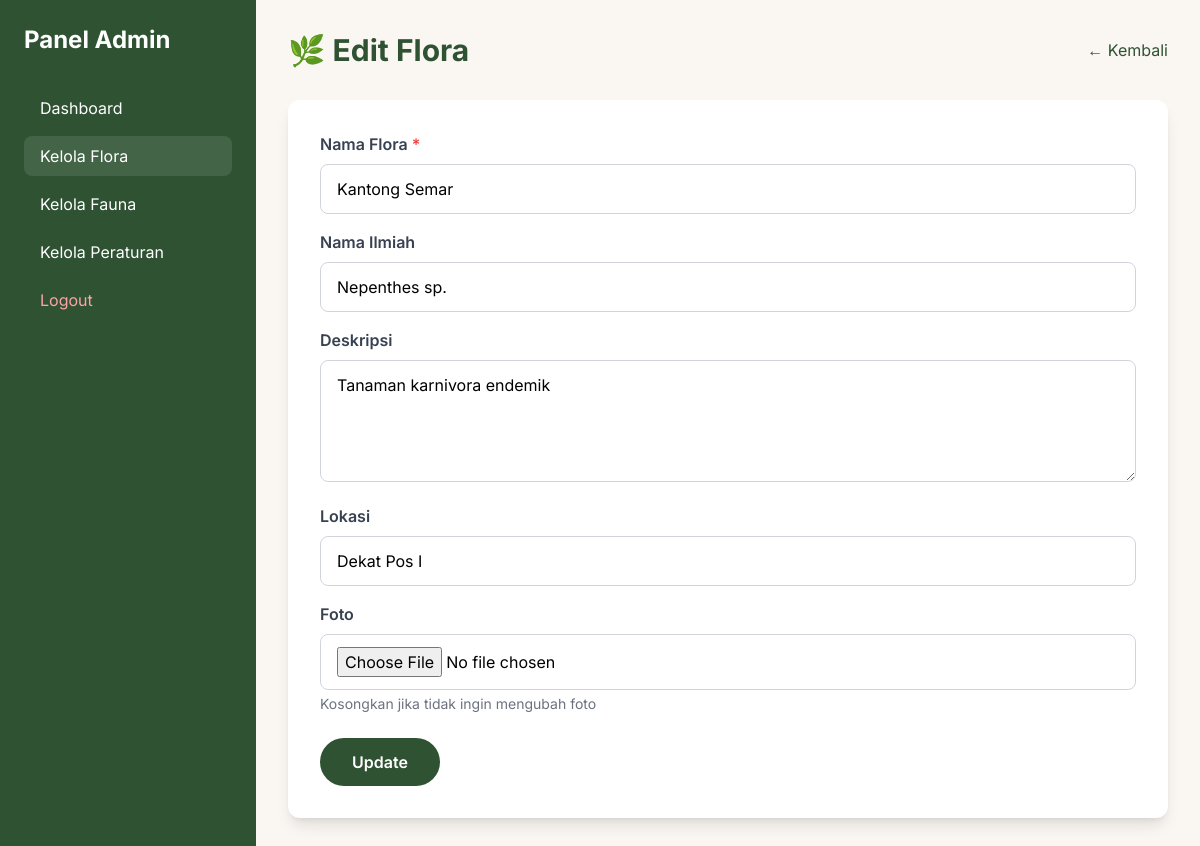
Screenshot of /admin/flora/edit.php?id=1 (signed in) with the database file from the repository.
### tables this page shows
CREATE TABLE `flora` (
  `id` int(11) NOT NULL,
  `nama` varchar(100) NOT NULL,
  `nama_ilmiah` varchar(100) DEFAULT NULL,
  `deskripsi` text DEFAULT NULL,
  `foto` varchar(255) DEFAULT NULL,
  `lokasi` varchar(100) DEFAULT NULL,
  `created_at` timestamp NOT NULL DEFAULT current_timestamp(),
  `updated_at` timestamp NOT NULL DEFAULT current_timestamp() ON UPDATE current_timestamp()
);

### includes/functions.php (called while the page is built, shortened)
<?php
require_once __DIR__ . '/config.php';
function getFloraById($id) {
    global $pdo;
    $stmt = $pdo->prepare("SELECT * FROM flora WHERE id = ?");
    $stmt->execute([$id]);
    return $stmt->fetch();
}

### admin/flora/edit.php (the view, shortened to what this page needs)
<?php
require_once __DIR__ . '/../../includes/config.php';
require_once __DIR__ . '/../../includes/functions.php';
$id = isset($_GET['id']) ? (int)$_GET['id'] : 0;
$flora = getFloraById($id);
?>
<!DOCTYPE html>
<html lang="id">
<head>
    <script src="https://cdn.tailwindcss.com"></script>
</head>
<body class="bg-[#FAF7F2]">
<div class="flex h-screen">
    <div class="w-64 bg-[#2F5233] text-white p-6">
        <h2 class="text-2xl font-bold mb-8">Panel Admin</h2>
        <nav class="space-y-2">
            <a href="../dashboard.php" class="block py-2 px-4 hover:bg-white/20 rounded-lg transition duration-300">Dashboard</a>
            <a href="index.php" class="block py-2 px-4 bg-white/10 rounded-lg hover:bg-white/20 transition duration-300">Kelola Flora</a>
            <a href="../fauna/index.php" class="block py-2 px-4 hover:bg-white/20 rounded-lg transition duration-300">Kelola Fauna</a>
            <a href="../peraturan/index.php" class="block py-2 px-4 hover:bg-white/20 rounded-lg transition duration-300">Kelola Peraturan</a>
            <a href="../logout.php" class="block py-2 px-4 hover:bg-white/20 rounded-lg transition duration-300 text-red-300">Logout</a>
        </nav>
    </div>
    <div class="flex-1 overflow-y-auto">
        <div class="p-8">
            <div class="flex justify-between items-center mb-8">
                <h1 class="text-3xl font-bold text-[#2F5233]">🌿 Edit Flora</h1>
                <a href="index.php" class="text-[#2F5233] hover:text-[#4A7A4E] transition duration-300">← Kembali</a>
            </div>
            <form method="POST" action="" enctype="multipart/form-data" class="bg-white rounded-xl shadow-lg p-8">
                <div class="mb-4">
                    <label class="block text-gray-700 font-semibold mb-2">Nama Flora <span class="text-red-500">*</span></label>
                    <input type="text" name="nama" value="<?= htmlspecialchars($flora['nama']) ?>" class="w-full px-4 py-3 rounded-lg border border-gray-300 focus:border-[#2F5233] focus:outline-none focus:ring-2 focus:ring-[#2F5233]" required>
                </div>
                <div class="mb-4">
                    <label class="block text-gray-700 font-semibold mb-2">Nama Ilmiah</label>
                    <input type="text" name="nama_ilmiah" value="<?= htmlspecialchars($flora['nama_ilmiah']) ?>" class="w-full px-4 py-3 rounded-lg border border-gray-300 focus:border-[#2F5233] focus:outline-none focus:ring-2 focus:ring-[#2F5233]">
                </div>
                <div class="mb-4">
                    <label class="block text-gray-700 font-semibold mb-2">Deskripsi</label>
                    <textarea name="deskripsi" rows="4" class="w-full px-4 py-3 rounded-lg border border-gray-300 focus:border-[#2F5233] focus:outline-none focus:ring-2 focus:ring-[#2F5233]"><?= htmlspecialchars($flora['deskripsi']) ?></textarea>
                </div>
                <div class="mb-4">
                    <label class="block text-gray-700 font-semibold mb-2">Lokasi</label>
                    <input type="text" name="lokasi" value="<?= htmlspecialchars($flora['lokasi']) ?>" placeholder="Contoh: Dekat Pos I" class="w-full px-4 py-3 rounded-lg border border-gray-300 focus:border-[#2F5233] focus:outline-none focus:ring-2 focus:ring-[#2F5233]">
                </div>
                <div class="mb-6">
                    <label class="block text-gray-700 font-semibold mb-2">Foto</label>
                    <input type="file" name="foto" accept="image/*" class="w-full px-4 py-3 border border-gray-300 rounded-lg focus:border-[#2F5233] focus:outline-none">
                    <p class="text-sm text-gray-500 mt-1">Kosongkan jika tidak ingin mengubah foto</p>
                </div>
                <button type="submit" class="bg-[#2F5233] hover:bg-[#4A7A4E] text-white px-8 py-3 rounded-full font-semibold transition duration-300 transform hover:scale-105">Update</button>
            </form>
        </div>
    </div>
</div>
</body>
</html>

### admin/flora/edit.php (style rules this page uses)
* { font-family: 'Inter', sans-serif; }

### rows the page displays
flora: nama "Kantong Semar", nama_ilmiah "Nepenthes sp.", deskripsi "Tanaman karnivora endemik", lokasi "Dekat Pos I"
